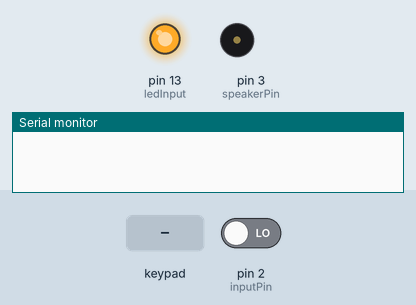
This sketch was run on a simulated Arduino Uno, built with avr-gcc and run on an emulated ATmega328P. Parts: output pins drawn as LEDs (lit = HIGH), buzzer (waves = sounding), the last lines printed to the serial monitor. Dashed ring = blinking. The test bench sets the inputs (shaded band); at power-on: pin 2 (inputPin) LOW.

Above: at 1.2 s.
1.3 s: key '1' pressed
At 2.2 s:
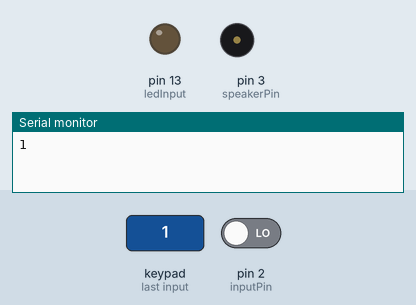
3.8 s: keypad keys 0 0 0 0 * pressed 0.4 s apart
At 7.1 s:
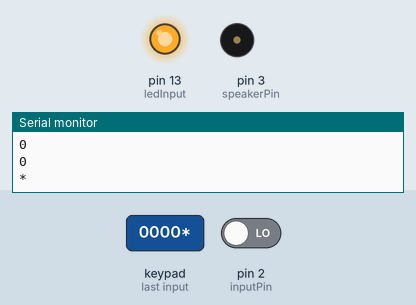
7.9 s: pin 2 (inputPin) driven HIGH
At 9.9 s:
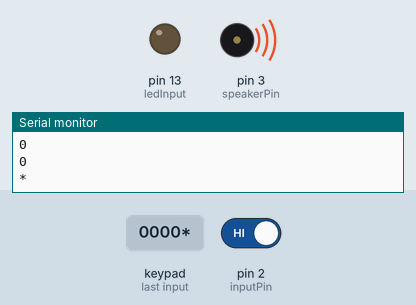
10.9 s: key '#' pressed
13.9 s: pin 2 (inputPin) driven LOW
At 14.9 s:
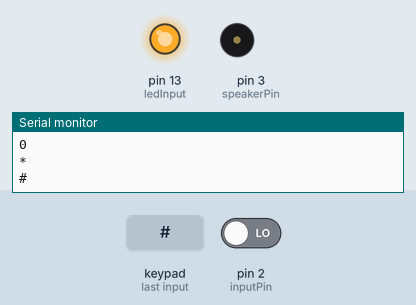
15.4 s: key '2' pressed
At 17.9 s:
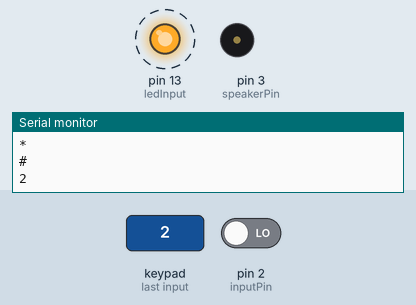
Timing chart, 0 to 19.4 s (numbered marks = the images above; inputs shaded):
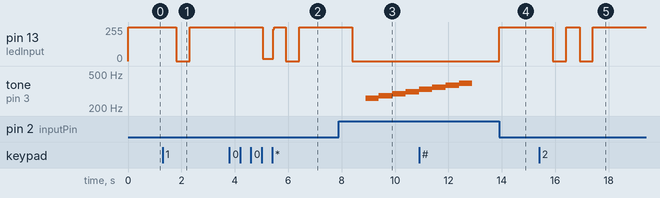

Measured:
- after the input at 1.3 s, pin 13 (ledInput): 255/255 → 0/255 after 0.51 s, → 255/255 0.50 s later
- after the input at 3.8 s, pin 13 (ledInput): 255/255 → 17/255 after 1.2 s, → 255/255 0.40 s later, → 0/255 0.46 s later, → 255/255 0.50 s later
- after the input at 7.9 s, pin 13 (ledInput): 255/255 → 0/255 after 0.50 s; tone on pin 3 (speakerPin): silent → 261 Hz after 1.0 s, → 277 Hz 0.50 s later, → 294 Hz 0.50 s later, → 311 Hz 0.50 s later
- after the input at 13.9 s, pin 13 (ledInput): goes on until 13.9 s, then stays 255/255; tone on pin 3 (speakerPin): stays silent (without the input it goes to 261 Hz after 1.0 s)
- after the input at 15.4 s, pin 13 (ledInput): alternates 255/255 for 0.50 s and 0/255 for 0.50 s, 4 changes in all, then stays 255/255, starting after 0.51 s

The sketch:

sketch_nov22a.ino
```cpp
#include <Keypad.h>

const byte rows = 4;
const byte cols = 3;

int wrong =0;  // 비밀번호 관련 변수
int turnin = 0;

int speakerPin = 3;     //부저 관련 변수들
int numTones = 8;
int tones[] = {261, 277, 294, 311, 330, 349, 370, 392};

byte rowPins[rows] = { 8, 7, 6, 5 }; //키패드 관련
byte colPins[cols] = { 9, 10, 11 };

char password[4] = {'0','0','0','0'};
char changepass[4];

int inputPin = 2; // pir 센서 신호핀

char keys[rows][cols] = {
{'1','2','3'},
{'4','5','6'},
{'7','8','9'},
{'*','0','#'}
};

int ledInput = 13;

Keypad keypad = Keypad(makeKeymap(keys), rowPins, colPins, rows, cols);

void setup() {
// put your setup code here, to run once:
Serial.begin(9600);
pinMode(ledInput, OUTPUT);
setLocked(1);
}

int setLocked(int locked){ // 잠금시와 해제시에 맞는 LED를 세팅해 주는 함수
if(locked) {
digitalWrite(ledInput,HIGH);
return 1;
}

else digitalWrite(ledInput,LOW);

return 0;
}

void blink(int a){
for(int i=0; i<a; i++){
digitalWrite(ledInput,HIGH);
delay(500);
digitalWrite(ledInput,LOW);
delay(500);
}
}

void loop() {
char key = keypad.getKey();
int val = digitalRead(inputPin);
int a = setLocked(1);
if(key){
Serial.println(key);
}
if(val && a){
blink(wrong);
for(int i = 0; i < numTones; i++){
tone(speakerPin, tones[i]);
delay(500);
}
noTone(speakerPin);
delay(1000);
}

if ((key>='0' && key <='9')|| (key == '*' )){      //키값이 눌렀는지 확인문
if(key == "*"){
tone(speakerPin, tones[0]);
noTone(speakerPin);
turnin =0;
wrong = 0;
setLocked(1);
}


else if(key == password[turnin]){
  tone(speakerPin, tones[0]);
  noTone(speakerPin);
  turnin++;
  wrong =0;
}

else if(key != password[turnin]){
  tone(speakerPin, tones[0]);
  noTone(speakerPin);
  turnin = 0;
  setLocked(1);
  wrong++;
  blink(wrong);
}


}

if(turnin ==4){
setLocked(0);
digitalWrite(ledInput,LOW);

if(key == '#'){ // 비밀번호 변경
tone(speakerPin, tones[0]);
noTone(speakerPin);
keypad.setHoldTime(2000); // 키패드 2초동안 기다림


for(int i=0; i<4; i++){
  changepass[i]=key;
  password[i] = changepass[i];
}
}}

if(wrong == 4){
for(int i = 0; i < numTones; i++){
tone(speakerPin, tones[i]);
blink(wrong);
delay(500);
}

noTone(speakerPin);
delay(1000);
wrong = 0;
}
}
```
